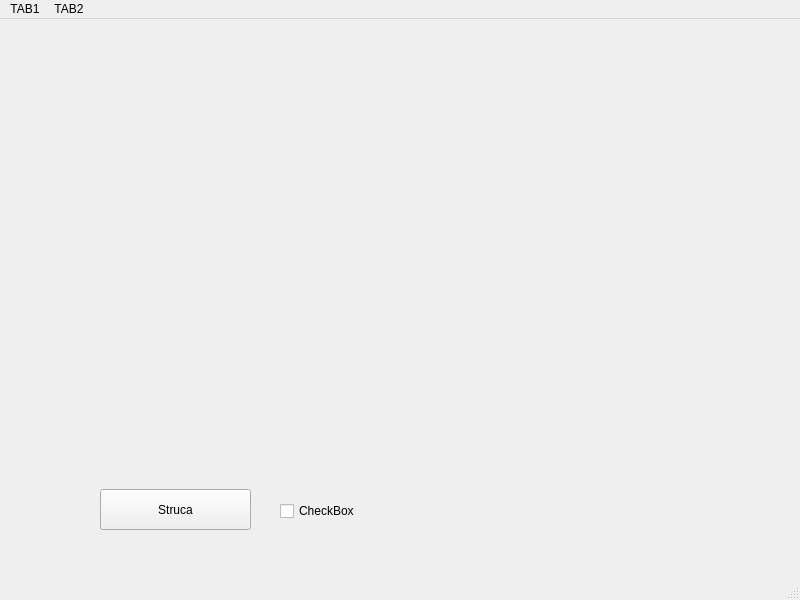
<?xml version="1.0" encoding="UTF-8"?>
<ui version="4.0">
 <class>MainWindow</class>
 <widget class="QMainWindow" name="MainWindow">
  <property name="geometry">
   <rect>
    <x>0</x>
    <y>0</y>
    <width>800</width>
    <height>600</height>
   </rect>
  </property>
  <property name="windowTitle">
   <string>MainWindow</string>
  </property>
  <widget class="QWidget" name="centralwidget">
   <widget class="QPushButton" name="pulsante">
    <property name="geometry">
     <rect>
      <x>100</x>
      <y>470</y>
      <width>151</width>
      <height>41</height>
     </rect>
    </property>
    <property name="text">
     <string>Struca</string>
    </property>
   </widget>
   <widget class="QCheckBox" name="check">
    <property name="geometry">
     <rect>
      <x>280</x>
      <y>480</y>
      <width>92</width>
      <height>24</height>
     </rect>
    </property>
    <property name="text">
     <string>CheckBox</string>
    </property>
   </widget>
   <widget class="QLabel" name="motore">
    <property name="geometry">
     <rect>
      <x>110</x>
      <y>70</y>
      <width>571</width>
      <height>271</height>
     </rect>
    </property>
    <property name="text">
     <string/>
    </property>
    <property name="pixmap">
     <pixmap>img/button0.png</pixmap>
    </property>
   </widget>
  </widget>
  <widget class="QMenuBar" name="menubar">
   <property name="geometry">
    <rect>
     <x>0</x>
     <y>0</y>
     <width>800</width>
     <height>23</height>
    </rect>
   </property>
   <widget class="QMenu" name="menuDEMO">
    <property name="title">
     <string>TAB1</string>
    </property>
   </widget>
   <widget class="QMenu" name="menuTAB2">
    <property name="title">
     <string>TAB2</string>
    </property>
   </widget>
   <addaction name="menuDEMO"/>
   <addaction name="menuTAB2"/>
  </widget>
  <widget class="QStatusBar" name="statusbar"/>
 </widget>
 <resources/>
 <connections/>
</ui>
